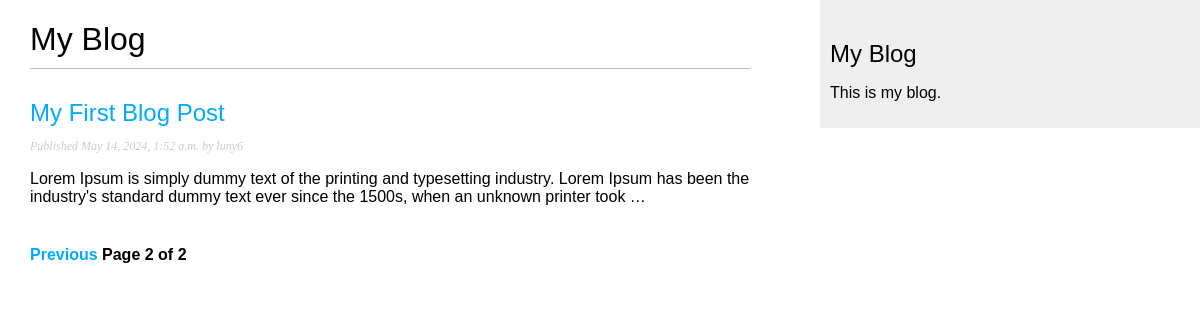
Screenshot of /blog/?page=2 with the database file from the repository.
### blog/models.py (models this page shows, shortened)
class Post(models.Model):
    class Status(models.TextChoices):
        DRAFT = 'DF', 'Draft'
        PUBLISHED = 'PB', 'Published'
    title = models.CharField(max_length=250)
    slug = models.SlugField(max_length=250, unique_for_date='publish')#92
    author = models.ForeignKey(settings.AUTH_USER_MODEL, on_delete=models.CASCADE, related_name='blog_posts')
    body = models.TextField()
    publish = models.DateTimeField(default=timezone.now)
    created = models.DateTimeField(auto_now_add=True)
    updated = models.DateTimeField(auto_now=True)
    status = models.CharField(max_length=2, choices=Status, default=Status.DRAFT)
    objects = models.Manager()
    published = PublishedManager()
    class Meta:
        ordering = ['-publish']
        indexes = [
            models.Index(fields=['-publish']),
            ]
    def get_absolute_url(self):
        return reverse('blog:post_detail', args=[self.publish.year, self.publish.month,
                                                 self.publish.day, self.slug])

### blog/views.py (the view)
# urls.py: path('', views.post_list, name='post_list'),
def post_list(request):
    post_list = Post.published.all()
    paginator = Paginator(post_list, 3)
    page_number = request.GET.get('page', 1)
    try:
        posts = paginator.page(page_number)
    except PageNotAnInteger:
        posts = paginator.page(1)
    except EmptyPage:
        posts = paginator.page(paginator.num_pages)
    return render(request, 'blog/post/list.html', {'posts': posts})

### blog/models.py (called while the page is built)
    def get_queryset(self):
        return (super().get_queryset().filter(status=Post.Status.PUBLISHED))

### blog/templates/blog/post/list.html (shortened to what this page needs)
{% extends 'blog/base.html' %}
{% block content %}
    <h1>My Blog</h1>
    {% for post in posts %}
        <h2>
            <a href="{{ post.get_absolute_url }}">{{ post.title }}</a>
        </h2>
        <p class="date">Published {{ post.publish }} by {{ post.author }}</p>
        {{ post.body|truncatewords:30|linebreaks }}
    {% endfor %}
    {% include "pagination.html" with page=posts %}
{% endblock %}

### blog/static/css/blog.css (style rules this page uses)
body { margin:0; padding:0; font-family:helvetica, sans-serif; }
a { color:#00abff; text-decoration:none; }
h1 { font-weight:normal; border-bottom:1px solid #bbb; padding:0 0 10px 0; }
h2 { font-weight:normal; margin:30px 0 0; }
p.date { color:#ccc; font-family: georgia, serif; font-size: 12px; font-style: italic; }

### rows the page displays
Post: title "My First Blog Post", publish "May 14, 2024, 1:52 a.m.", author "luny6", body "Lorem Ipsum is simply dummy text of the printing and typesetting industry. Lorem Ipsum has been the industry's standard dummy text ever since the 1500s, when an unknown printer took …"

### other values shown
{{ page.number }} "2"
{{ page.paginator.num_pages }} "2"
